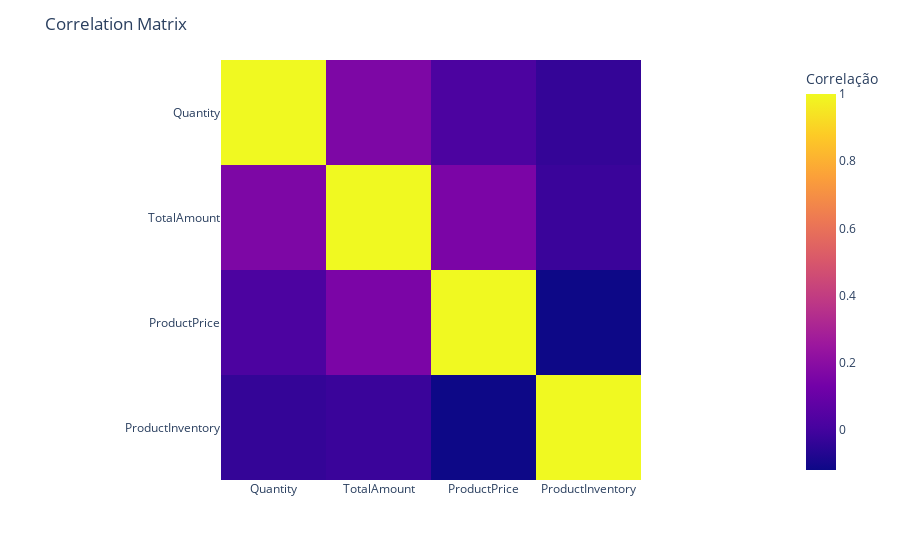

The notebook cell saved with this chart:
### Markdown cell above
### 1.6 Correlation Matrix

### Code cell
numeric_columns = ["Quantity", "TotalAmount", "ProductPrice", "ProductInventory"]
correlation_matrix = aggregated_data[numeric_columns].corr()
fig = px.imshow(correlation_matrix, x=numeric_columns, y=numeric_columns, labels=dict(color="Correlação"))
fig.update_layout(title="Correlation Matrix")
fig.show()

### Figure 1 — Plotly figure (JSON) as saved in the notebook; plotly's stock layout.template omitted (floating-point values rounded to 4 significant figures)
{"data": [{"coloraxis": "coloraxis", "hovertemplate": "x: %{x}<br>y: %{y}<br>Correlação: %{z}<extra></extra>", "name": "0", "type": "heatmap", "x": ["Quantity", "TotalAmount", "ProductPrice", "ProductInventory"], "xaxis": "x", "y": ["Quantity", "TotalAmount", "ProductPrice", "ProductInventory"], "yaxis": "y", "z": [[1, 0.1608, 0.02252, -0.0344], [0.1608, 1, 0.1545, -0.02235], [0.02252, 0.1545, 1, -0.1197], [-0.0344, -0.02235, -0.1197, 1]]}], "layout": {"coloraxis": {"colorbar": {"title": {"text": "Correlação"}}, "colorscale": [[0, "#0d0887"], [0.1111, "#46039f"], [0.2222, "#7201a8"], [0.3333, "#9c179e"], [0.4444, "#bd3786"], [0.5556, "#d8576b"], [0.6667, "#ed7953"], [0.7778, "#fb9f3a"], [0.8889, "#fdca26"], [1, "#f0f921"]]}, "margin": {"t": 60}, "title": {"text": "Correlation Matrix"}, "xaxis": {"anchor": "y", "constrain": "domain", "domain": [0, 1], "scaleanchor": "y"}, "yaxis": {"anchor": "x", "autorange": "reversed", "constrain": "domain", "domain": [0, 1]}}}
